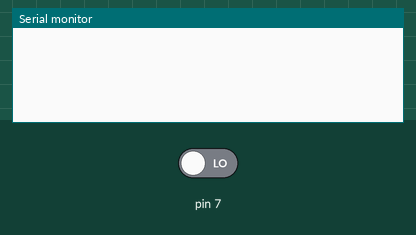
Recording of a sketch running on a simulated Arduino Uno, built with avr-gcc and run on an emulated ATmega328P. Parts: the last lines printed to the serial monitor. Inputs (shaded band) come from the test bench; at power-on: pin 7 LOW.

Above: at 1.2 s.
1.3 s: pin 7 driven HIGH
At 1.51 s:
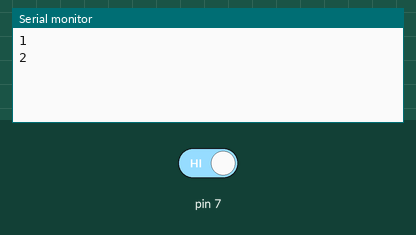
3.0 s: pin 7 driven LOW
At 4.4 s:
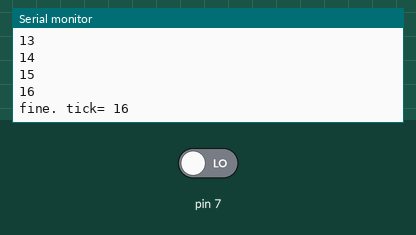
Timing chart, 0 to 6.0 s (numbered marks = the images above; inputs shaded):
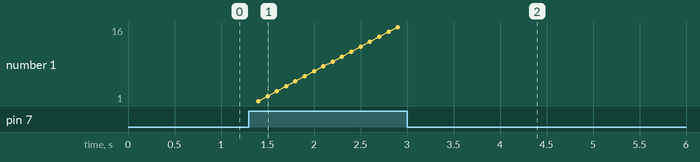

Measured:
- after the input at 1.3 s, the serial monitor: prints a new line after 0.10 s (image 1)
- after the input at 3.0 s, the serial monitor: prints a new line after 0.30 s (image 2)

The sketch:

032-doppio_click.ino
```cpp
long t = 0;
const int ON = HIGH;
const int OFF = LOW;
int conteggio;
int tick = 0;

void setup() {
  Serial.begin(9600);
  pinMode(7, INPUT);

  conteggio = OFF;
}

void loop() {
  int tasto = digitalRead(7);

  if ((tasto == HIGH) && (conteggio == OFF)) {
    conteggio = ON;
    tick = 0;
    t = millis();
    delay(100);
  }

  if ((tasto == HIGH) && (conteggio == ON) && (millis() - t < 2000)) {
    tick++;
    Serial.println(tick);
    delay(100);
  }

  if ((conteggio == ON) && (millis() - t >= 2000)){
    conteggio = OFF;
    Serial.print("fine. tick= ");
    Serial.println(tick);
    delay(100);


  }


}
```
